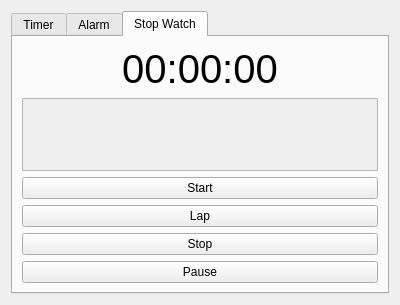
<?xml version="1.0" encoding="UTF-8"?>
<ui version="4.0">
 <class>Form</class>
 <widget class="QWidget" name="Form">
  <property name="geometry">
   <rect>
    <x>0</x>
    <y>0</y>
    <width>400</width>
    <height>305</height>
   </rect>
  </property>
  <property name="windowTitle">
   <string>Form</string>
  </property>
  <layout class="QGridLayout" name="gridLayout_2">
   <item row="0" column="0">
    <widget class="QTabWidget" name="tabWidget">
     <property name="currentIndex">
      <number>2</number>
     </property>
     <widget class="QWidget" name="tab">
      <attribute name="title">
       <string>Timer</string>
      </attribute>
      <layout class="QGridLayout" name="gridLayout">
       <item row="10" column="1">
        <widget class="QSpinBox" name="spin_minute">
         <property name="alignment">
          <set>Qt::AlignCenter</set>
         </property>
        </widget>
       </item>
       <item row="10" column="2">
        <widget class="QSpinBox" name="spin_second">
         <property name="alignment">
          <set>Qt::AlignCenter</set>
         </property>
        </widget>
       </item>
       <item row="6" column="1">
        <widget class="QPushButton" name="btn_timer_pause">
         <property name="text">
          <string>Pause</string>
         </property>
        </widget>
       </item>
       <item row="6" column="2">
        <widget class="QPushButton" name="btn_timer_stop">
         <property name="text">
          <string>Stop</string>
         </property>
        </widget>
       </item>
       <item row="6" column="0">
        <widget class="QPushButton" name="btn_timer_start">
         <property name="text">
          <string>Start</string>
         </property>
        </widget>
       </item>
       <item row="9" column="1">
        <widget class="QLabel" name="label_2">
         <property name="sizePolicy">
          <sizepolicy hsizetype="Fixed" vsizetype="Fixed">
           <horstretch>0</horstretch>
           <verstretch>0</verstretch>
          </sizepolicy>
         </property>
         <property name="text">
          <string>Minutes</string>
         </property>
         <property name="alignment">
          <set>Qt::AlignCenter</set>
         </property>
        </widget>
       </item>
       <item row="1" column="0" colspan="3">
        <widget class="QLabel" name="lbl_timer">
         <property name="font">
          <font>
           <pointsize>30</pointsize>
          </font>
         </property>
         <property name="text">
          <string>00:00:00</string>
         </property>
         <property name="alignment">
          <set>Qt::AlignCenter</set>
         </property>
        </widget>
       </item>
       <item row="10" column="0">
        <widget class="QSpinBox" name="spin_hour">
         <property name="alignment">
          <set>Qt::AlignCenter</set>
         </property>
        </widget>
       </item>
       <item row="9" column="0">
        <widget class="QLabel" name="label">
         <property name="sizePolicy">
          <sizepolicy hsizetype="Fixed" vsizetype="Fixed">
           <horstretch>0</horstretch>
           <verstretch>0</verstretch>
          </sizepolicy>
         </property>
         <property name="text">
          <string>Hours</string>
         </property>
         <property name="alignment">
          <set>Qt::AlignCenter</set>
         </property>
        </widget>
       </item>
       <item row="9" column="2">
        <widget class="QLabel" name="label_3">
         <property name="enabled">
          <bool>true</bool>
         </property>
         <property name="sizePolicy">
          <sizepolicy hsizetype="Fixed" vsizetype="Fixed">
           <horstretch>0</horstretch>
           <verstretch>0</verstretch>
          </sizepolicy>
         </property>
         <property name="text">
          <string>Seconds</string>
         </property>
         <property name="alignment">
          <set>Qt::AlignCenter</set>
         </property>
        </widget>
       </item>
      </layout>
     </widget>
     <widget class="QWidget" name="tab_3">
      <attribute name="title">
       <string>Alarm</string>
      </attribute>
      <layout class="QGridLayout" name="gridLayout_6">
       <item row="0" column="0" colspan="2">
        <widget class="QLabel" name="lbl_alarm">
         <property name="font">
          <font>
           <pointsize>30</pointsize>
          </font>
         </property>
         <property name="text">
          <string>00:00</string>
         </property>
         <property name="alignment">
          <set>Qt::AlignCenter</set>
         </property>
        </widget>
       </item>
       <item row="1" column="0">
        <widget class="QPushButton" name="btn_alarm_start">
         <property name="text">
          <string>Start</string>
         </property>
        </widget>
       </item>
       <item row="1" column="1">
        <widget class="QPushButton" name="btn_alarm_stop">
         <property name="text">
          <string>Stop</string>
         </property>
        </widget>
       </item>
       <item row="2" column="0">
        <widget class="QSpinBox" name="spin_hour_alarm">
         <property name="alignment">
          <set>Qt::AlignCenter</set>
         </property>
        </widget>
       </item>
       <item row="2" column="1">
        <widget class="QSpinBox" name="spin_minute_alarm">
         <property name="alignment">
          <set>Qt::AlignCenter</set>
         </property>
        </widget>
       </item>
      </layout>
     </widget>
     <widget class="QWidget" name="tab_2">
      <attribute name="title">
       <string>Stop Watch</string>
      </attribute>
      <layout class="QVBoxLayout" name="verticalLayout">
       <item>
        <widget class="QLabel" name="lbl_stopwatch">
         <property name="font">
          <font>
           <pointsize>30</pointsize>
          </font>
         </property>
         <property name="text">
          <string>00:00:00</string>
         </property>
         <property name="alignment">
          <set>Qt::AlignCenter</set>
         </property>
        </widget>
       </item>
       <item>
        <widget class="QScrollArea" name="scrollArea">
         <property name="widgetResizable">
          <bool>true</bool>
         </property>
         <widget class="QWidget" name="widget">
          <property name="geometry">
           <rect>
            <x>0</x>
            <y>0</y>
            <width>356</width>
            <height>70</height>
           </rect>
          </property>
          <layout class="QGridLayout" name="gridLayout_3">
           <item row="0" column="0">
            <layout class="QGridLayout" name="lap_stopwatch"/>
           </item>
          </layout>
         </widget>
        </widget>
       </item>
       <item>
        <widget class="QPushButton" name="btn_stopwatch_start">
         <property name="text">
          <string>Start</string>
         </property>
        </widget>
       </item>
       <item>
        <widget class="QPushButton" name="btn_stopwatch_lap">
         <property name="text">
          <string>Lap</string>
         </property>
        </widget>
       </item>
       <item>
        <widget class="QPushButton" name="btn_stopwatch_stop">
         <property name="text">
          <string>Stop</string>
         </property>
        </widget>
       </item>
       <item>
        <widget class="QPushButton" name="btn_stopwatch_pause">
         <property name="text">
          <string>Pause</string>
         </property>
        </widget>
       </item>
      </layout>
     </widget>
    </widget>
   </item>
  </layout>
 </widget>
 <resources/>
 <connections/>
</ui>
